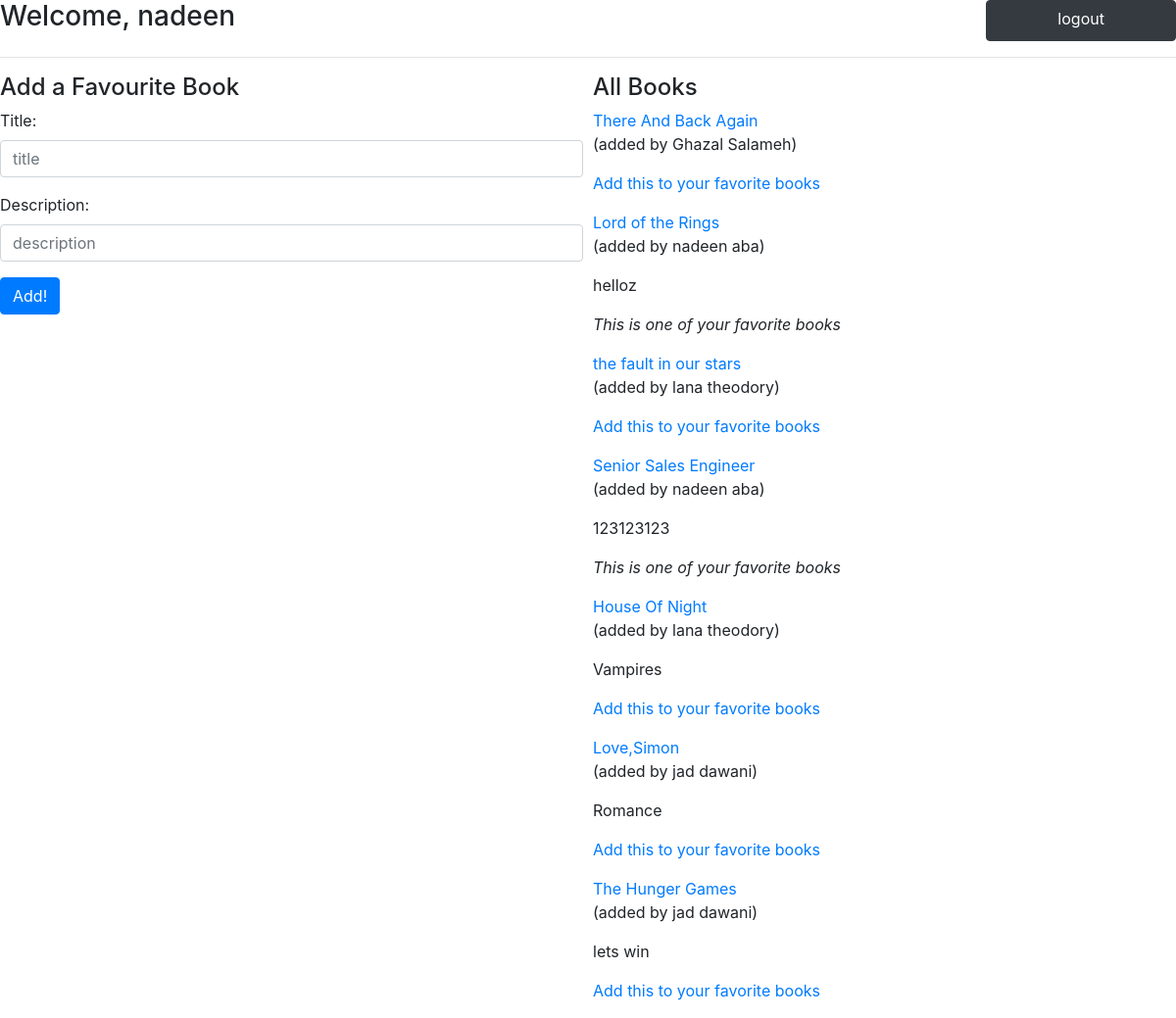
The page /books (signed in) on the database its author committed.
### fav_app/models.py (models this page shows)
class User(models.Model):
    first_name = models.CharField(max_length=45)
    last_name = models.CharField(max_length=45)
    email = models.CharField(max_length=45)
    password =models.CharField(max_length=45)
    created_at = models.DateTimeField(auto_now_add=True)
    updated_at = models.DateTimeField(auto_now=True)
    objects = UserManager()

class Book(models.Model):
    title = models.CharField(max_length=255)
    description = models.TextField()
    uploded_by =models.ForeignKey(User,related_name="books_uploded",on_delete=models.CASCADE)
    users_who_like= models.ManyToManyField(User,related_name="liked_books")
    created_at = models.DateTimeField(auto_now_add=True)
    updated_at = models.DateTimeField(auto_now=True)
    objects = BookManager()

### fav_app/views.py (the view)
# urls.py: path('books',views.welcome),
def welcome(request):
    if 'user' in request.session:
        contet={
            'first_name':request.session['first_name'],
            'user':User.objects.all(),
            'book':Book.objects.all(),
        }
        return render(request,'welcome.html',contet)

### fav_app/templates/welcome.html (shortened to what this page needs)
<!DOCTYPE html>
<html lang="en">
<head>
    <link rel="stylesheet" href="https://cdn.jsdelivr.net/npm/bootstrap@4.6.0/dist/css/bootstrap.min.css">
</head>
<body>
    <nav>
        <h3>Welcome, {{first_name}}{{last_name}} </h3>
        <a class="btn btn-dark" data-toggle="collapse" href="/logout" role="button" aria-expanded="false" aria-controls="multiCollapseExample1">logout</a>
</nav>
<hr>
<section>
    <form action="/add_book" method="POST" id="book">
        <h4>Add a Favourite Book</h4>
        <div class="form-group">
            <label for="formGroupExampleInput">Title:</label>
            <input type="text" class="form-control" id="formGroupExampleInput" placeholder="title" name="title" required>
        </div>
        <div class="form-group">
            <label for="formGroupExampleInput2">Description:</label>
            <input type="text" class="form-control" id="formGroupExampleInput2" placeholder="description" name="description" >
        </div>
        <button type="submit" class="btn btn-primary">Add!</button>
    </form>
    <div class="books">
        <h4>All Books</h4>
        {% for book in book %}
            <a href="/books/{{book.id}}">{{book.title}}</a>
            <p>(added by {{ book.uploded_by.first_name }} {{ book.uploded_by.last_name }})</p>
            <p>{{book.description}}</p>
            {% if request.session.user == book.uploded_by.id %}
                <p> <em>This is one of your favorite books</em></p>
            {% endif %}
            {% if request.session.user != book.uploded_by.id %}
                <p> <a href="/addfav/{{book.id}}">  Add this to your favorite books</a></p>
            {% endif %}
            {% endfor %}
    </div>
</section>
</body>
</html>

### fav_app/templates/welcome.html (style rules this page uses)
a { flex: 1; }
nav { display: flex; }
nav h3 { flex: 6; }
section { display: flex; }
#book { flex: 1; }
.books { flex:1; padding-left:10px ; }

### rows shown on the page
User: first_name "nadeen"
Book: title "There And Back Again", uploded_by.first_name "Ghazal", uploded_by.last_name "Salameh"
Book: title "Lord of the Rings", uploded_by.first_name "nadeen", uploded_by.last_name "aba", description "helloz", shows "This is one of your favorite books"
Book: title "the fault in our stars", uploded_by.first_name "lana", uploded_by.last_name "theodory"
Book: title "Senior Sales Engineer", uploded_by.first_name "nadeen", uploded_by.last_name "aba", description "123123123", shows "This is one of your favorite books"
Book: title "House Of Night", uploded_by.first_name "lana", uploded_by.last_name "theodory", description "Vampires"
Book: title "Love,Simon", uploded_by.first_name "jad", uploded_by.last_name "dawani", description "Romance"
Book: title "The Hunger Games", uploded_by.first_name "jad", uploded_by.last_name "dawani", description "lets win"
